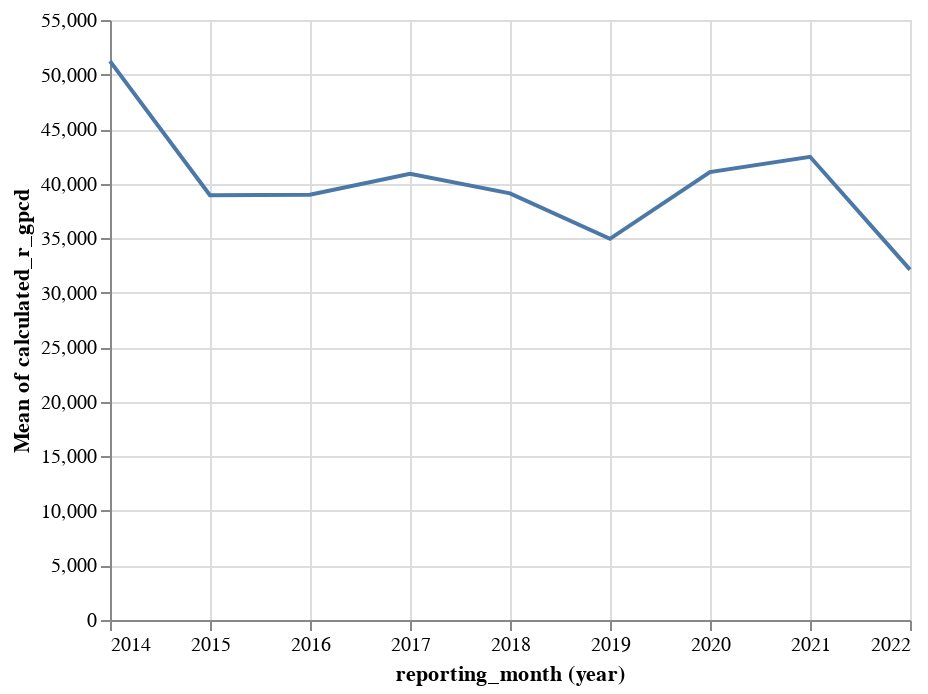

Here is the notebook cell this chart was saved with:
### Code cell
alt.Chart(statewide_usage).mark_line().encode(x='year(reporting_month):T',y='mean(calculated_r_gpcd):Q')

### Figure 1 — Vega-Lite specification as saved in the notebook (floating-point values rounded to 4 significant figures)
{"config": {"view": {"continuousWidth": 400, "continuousHeight": 300}}, "data": {"name": "data-eefebefed1a17666656f8dd9210c1faa"}, "mark": "line", "encoding": {"x": {"field": "reporting_month", "timeUnit": "year", "type": "temporal"}, "y": {"aggregate": "mean", "field": "calculated_r_gpcd", "type": "quantitative"}}, "$schema": "https://vega.github.io/schema/vega-lite/v4.17.0.json", "datasets": {"data-eefebefed1a17666656f8dd9210c1faa": [{"reporting_month": "2014-06-15T00:00:00", "calculated_r_gpcd": 61030.0}, {"reporting_month": "2014-07-15T00:00:00", "calculated_r_gpcd": 63490.0}, {"reporting_month": "2014-08-15T00:00:00", "calculated_r_gpcd": 60030.0}, {"reporting_month": "2014-09-15T00:00:00", "calculated_r_gpcd": 56790.0}, {"reporting_month": "2014-10-15T00:00:00", "calculated_r_gpcd": 49450.0}, {"reporting_month": "2014-11-15T00:00:00", "calculated_r_gpcd": 39040.0}, {"reporting_month": "2014-12-15T00:00:00", "calculated_r_gpcd": 28770.0}, {"reporting_month": "2015-01-15T00:00:00", "calculated_r_gpcd": 30860.0}, {"reporting_month": "2015-02-15T00:00:00", "calculated_r_gpcd": 33000.0}, {"reporting_month": "2015-03-15T00:00:00", "calculated_r_gpcd": 36690.0}, {"reporting_month": "2015-04-15T00:00:00", "calculated_r_gpcd": 41160.0}, {"reporting_month": "2015-05-15T00:00:00", "calculated_r_gpcd": 40070.0}, {"reporting_month": "2015-06-15T00:00:00", "calculated_r_gpcd": 45580.0}, {"reporting_month": "2015-07-15T00:00:00", "calculated_r_gpcd": 45970.0}, {"reporting_month": "2015-08-15T00:00:00", "calculated_r_gpcd": 47400.0}, {"reporting_month": "2015-09-15T00:00:00", "calculated_r_gpcd": 44990.0}, {"reporting_month": "2015-10-15T00:00:00", "calculated_r_gpcd": 39460.0}, {"reporting_month": "2015-11-15T00:00:00", "calculated_r_gpcd": 33120.0}, {"reporting_month": "2015-12-15T00:00:00", "calculated_r_gpcd": 29020.0}, {"reporting_month": "2016-01-15T00:00:00", "calculated_r_gpcd": 26290.0}, {"reporting_month": "2016-02-15T00:00:00", "calculated_r_gpcd": 28900.0}, {"reporting_month": "2016-03-15T00:00:00", "calculated_r_gpcd": 28480.0}, {"reporting_month": "2016-04-15T00:00:00", "calculated_r_gpcd": 34170.0}, {"reporting_month": "2016-05-15T00:00:00", "calculated_r_gpcd": 39510.0}, {"reporting_month": "2016-06-15T00:00:00", "calculated_r_gpcd": 49570.0}, {"reporting_month": "2016-07-15T00:00:00", "calculated_r_gpcd": 53750.0}, {"reporting_month": "2016-08-15T00:00:00", "calculated_r_gpcd": 53740.0}, {"reporting_month": "2016-09-15T00:00:00", "calculated_r_gpcd": 50320.0}, {"reporting_month": "2016-10-15T00:00:00", "calculated_r_gpcd": 40810.0}, {"reporting_month": "2016-11-15T00:00:00", "calculated_r_gpcd": 34010.0}, {"reporting_month": "2016-12-15T00:00:00", "calculated_r_gpcd": 28210.0}, {"reporting_month": "2017-01-15T00:00:00", "calculated_r_gpcd": 25200.0}, {"reporting_month": "2017-02-15T00:00:00", "calculated_r_gpcd": 25140.0}, {"reporting_month": "2017-03-15T00:00:00", "calculated_r_gpcd": 29040.0}, {"reporting_month": "2017-04-15T00:00:00", "calculated_r_gpcd": 35550.0}, {"reporting_month": "2017-05-15T00:00:00", "calculated_r_gpcd": 44610.0}, {"reporting_month": "2017-06-15T00:00:00", "calculated_r_gpcd": 52120.0}, {"reporting_month": "2017-07-15T00:00:00", "calculated_r_gpcd": 56820.0}, {"reporting_month": "2017-08-15T00:00:00", "calculated_r_gpcd": 55120.0}, {"reporting_month": "2017-09-15T00:00:00", "calculated_r_gpcd": 51760.0}, {"reporting_month": "2017-10-15T00:00:00", "calculated_r_gpcd": 46120.0}, {"reporting_month": "2017-11-15T00:00:00", "calculated_r_gpcd": 36630.0}, {"reporting_month": "2017-12-15T00:00:00", "calculated_r_gpcd": 32780.0}, {"reporting_month": "2018-01-15T00:00:00", "calculated_r_gpcd": 29610.0}, {"reporting_month": "2018-02-15T00:00:00", "calculated_r_gpcd": 32130.0}, {"reporting_month": "2018-03-15T00:00:00", "calculated_r_gpcd": 26680.0}, {"reporting_month": "2018-04-15T00:00:00", "calculated_r_gpcd": 34320.0}, {"reporting_month": "2018-05-15T00:00:00", "calculated_r_gpcd": 41450.0}, {"reporting_month": "2018-06-15T00:00:00", "calculated_r_gpcd": 49550.0}, {"reporting_month": "2018-07-15T00:00:00", "calculated_r_gpcd": 53720.0}, {"reporting_month": "2018-08-15T00:00:00", "calculated_r_gpcd": 51900.0}, {"reporting_month": "2018-09-15T00:00:00", "calculated_r_gpcd": 47690.0}, {"reporting_month": "2018-10-15T00:00:00", "calculated_r_gpcd": 40420.0}, {"reporting_month": "2018-11-15T00:00:00", "calculated_r_gpcd": 35910.0}, {"reporting_month": "2018-12-15T00:00:00", "calculated_r_gpcd": 25970.0}, {"reporting_month": "2019-01-15T00:00:00", "calculated_r_gpcd": 24860.0}, {"reporting_month": "2019-02-15T00:00:00", "calculated_r_gpcd": 23110.0}, {"reporting_month": "2019-03-15T00:00:00", "calculated_r_gpcd": 24040.0}, {"reporting_month": "2019-04-15T00:00:00", "calculated_r_gpcd": 32820.0}, {"reporting_month": "2019-05-15T00:00:00", "calculated_r_gpcd": 34520.0}, {"reporting_month": "2019-06-15T00:00:00", "calculated_r_gpcd": 42020.0}, {"reporting_month": "2019-07-15T00:00:00", "calculated_r_gpcd": 46890.0}, {"reporting_month": "2019-08-15T00:00:00", "calculated_r_gpcd": 48340.0}, {"reporting_month": "2019-09-15T00:00:00", "calculated_r_gpcd": 45390.0}, {"reporting_month": "2019-10-15T00:00:00", "calculated_r_gpcd": 39490.0}, {"reporting_month": "2019-11-15T00:00:00", "calculated_r_gpcd": 33940.0}, {"reporting_month": "2019-12-15T00:00:00", "calculated_r_gpcd": 23930.0}, {"reporting_month": "2020-01-15T00:00:00", "calculated_r_gpcd": 25680.0}, {"reporting_month": "2020-02-15T00:00:00", "calculated_r_gpcd": 29700.0}, {"reporting_month": "2020-03-15T00:00:00", "calculated_r_gpcd": 27640.0}, {"reporting_month": "2020-04-15T00:00:00", "calculated_r_gpcd": 31190.0}, {"reporting_month": "2020-05-15T00:00:00", "calculated_r_gpcd": 42880.0}, {"reporting_month": "2020-06-15T00:00:00", "calculated_r_gpcd": 49610.0}, {"reporting_month": "2020-07-15T00:00:00", "calculated_r_gpcd": 53670.0}, {"reporting_month": "2020-08-15T00:00:00", "calculated_r_gpcd": 54290.0}, {"reporting_month": "2020-09-15T00:00:00", "calculated_r_gpcd": 54660.0}, {"reporting_month": "2020-10-15T00:00:00", "calculated_r_gpcd": 48690.0}, {"reporting_month": "2020-11-15T00:00:00", "calculated_r_gpcd": 40030.0}, {"reporting_month": "2020-12-15T00:00:00", "calculated_r_gpcd": 34680.0}, {"reporting_month": "2021-01-15T00:00:00", "calculated_r_gpcd": 31270.0}, {"reporting_month": "2021-02-15T00:00:00", "calculated_r_gpcd": 31840.0}, {"reporting_month": "2021-03-15T00:00:00", "calculated_r_gpcd": 32600.0}, {"reporting_month": "2021-04-15T00:00:00", "calculated_r_gpcd": 42060.0}, {"reporting_month": "2021-05-15T00:00:00", "calculated_r_gpcd": 47490.0}, {"reporting_month": "2021-06-15T00:00:00", "calculated_r_gpcd": 54280.0}, {"reporting_month": "2021-07-15T00:00:00", "calculated_r_gpcd": 56770.0}, {"reporting_month": "2021-08-15T00:00:00", "calculated_r_gpcd": 55020.0}, {"reporting_month": "2021-09-15T00:00:00", "calculated_r_gpcd": 52500.0}, {"reporting_month": "2021-10-15T00:00:00", "calculated_r_gpcd": 41550.0}, {"reporting_month": "2021-11-15T00:00:00", "calculated_r_gpcd": 35350.0}, {"reporting_month": "2021-12-15T00:00:00", "calculated_r_gpcd": 28810.0}, {"reporting_month": "2022-01-15T00:00:00", "calculated_r_gpcd": 28480.0}, {"reporting_month": "2022-02-15T00:00:00", "calculated_r_gpcd": 33080.0}, {"reporting_month": "2022-03-15T00:00:00", "calculated_r_gpcd": 33620.0}, {"reporting_month": "2022-04-15T00:00:00", "calculated_r_gpcd": 33290.0}]}}
